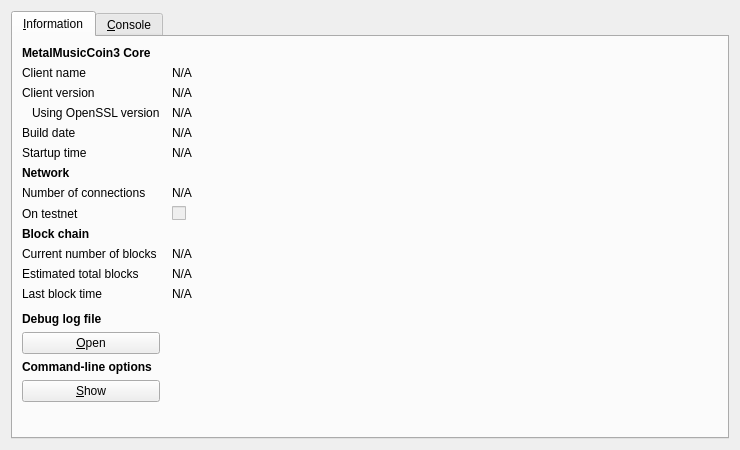
<?xml version="1.0" encoding="UTF-8"?>
<ui version="4.0">
 <class>RPCConsole</class>
 <widget class="QDialog" name="RPCConsole">
  <property name="geometry">
   <rect>
    <x>0</x>
    <y>0</y>
    <width>740</width>
    <height>450</height>
   </rect>
  </property>
  <property name="windowTitle">
   <string>MetalMusicCoin3 - Debug window</string>
  </property>
  <layout class="QVBoxLayout" name="verticalLayout_2">
   <item>
    <widget class="QTabWidget" name="tabWidget">
     <property name="currentIndex">
      <number>0</number>
     </property>
     <widget class="QWidget" name="tab_info">
      <attribute name="title">
       <string>&amp;Information</string>
      </attribute>
      <layout class="QGridLayout" name="gridLayout" columnstretch="0,1">
       <property name="horizontalSpacing">
        <number>12</number>
       </property>
       <item row="0" column="0">
        <widget class="QLabel" name="label_9">
         <property name="font">
          <font>
           <weight>75</weight>
           <bold>true</bold>
          </font>
         </property>
         <property name="text">
          <string>MetalMusicCoin3 Core</string>
         </property>
        </widget>
       </item>
       <item row="1" column="0">
        <widget class="QLabel" name="label_5">
         <property name="text">
          <string>Client name</string>
         </property>
        </widget>
       </item>
       <item row="1" column="1">
        <widget class="QLabel" name="clientName">
         <property name="cursor">
          <cursorShape>IBeamCursor</cursorShape>
         </property>
         <property name="text">
          <string>N/A</string>
         </property>
         <property name="textFormat">
          <enum>Qt::PlainText</enum>
         </property>
         <property name="textInteractionFlags">
          <set>Qt::LinksAccessibleByMouse|Qt::TextSelectableByKeyboard|Qt::TextSelectableByMouse</set>
         </property>
        </widget>
       </item>
       <item row="2" column="0">
        <widget class="QLabel" name="label_6">
         <property name="text">
          <string>Client version</string>
         </property>
        </widget>
       </item>
       <item row="2" column="1">
        <widget class="QLabel" name="clientVersion">
         <property name="cursor">
          <cursorShape>IBeamCursor</cursorShape>
         </property>
         <property name="text">
          <string>N/A</string>
         </property>
         <property name="textFormat">
          <enum>Qt::PlainText</enum>
         </property>
         <property name="textInteractionFlags">
          <set>Qt::LinksAccessibleByMouse|Qt::TextSelectableByKeyboard|Qt::TextSelectableByMouse</set>
         </property>
        </widget>
       </item>
       <item row="3" column="0">
        <widget class="QLabel" name="label_14">
         <property name="text">
          <string>Using OpenSSL version</string>
         </property>
         <property name="indent">
          <number>10</number>
         </property>
        </widget>
       </item>
       <item row="3" column="1">
        <widget class="QLabel" name="openSSLVersion">
         <property name="cursor">
          <cursorShape>IBeamCursor</cursorShape>
         </property>
         <property name="text">
          <string>N/A</string>
         </property>
         <property name="textFormat">
          <enum>Qt::PlainText</enum>
         </property>
         <property name="textInteractionFlags">
          <set>Qt::LinksAccessibleByMouse|Qt::TextSelectableByKeyboard|Qt::TextSelectableByMouse</set>
         </property>
        </widget>
       </item>
       <item row="4" column="0">
        <widget class="QLabel" name="label_12">
         <property name="text">
          <string>Build date</string>
         </property>
        </widget>
       </item>
       <item row="4" column="1">
        <widget class="QLabel" name="buildDate">
         <property name="cursor">
          <cursorShape>IBeamCursor</cursorShape>
         </property>
         <property name="text">
          <string>N/A</string>
         </property>
         <property name="textFormat">
          <enum>Qt::PlainText</enum>
         </property>
         <property name="textInteractionFlags">
          <set>Qt::LinksAccessibleByMouse|Qt::TextSelectableByKeyboard|Qt::TextSelectableByMouse</set>
         </property>
        </widget>
       </item>
       <item row="5" column="0">
        <widget class="QLabel" name="label_13">
         <property name="text">
          <string>Startup time</string>
         </property>
        </widget>
       </item>
       <item row="5" column="1">
        <widget class="QLabel" name="startupTime">
         <property name="cursor">
          <cursorShape>IBeamCursor</cursorShape>
         </property>
         <property name="text">
          <string>N/A</string>
         </property>
         <property name="textFormat">
          <enum>Qt::PlainText</enum>
         </property>
         <property name="textInteractionFlags">
          <set>Qt::LinksAccessibleByMouse|Qt::TextSelectableByKeyboard|Qt::TextSelectableByMouse</set>
         </property>
        </widget>
       </item>
       <item row="6" column="0">
        <widget class="QLabel" name="label_11">
         <property name="font">
          <font>
           <weight>75</weight>
           <bold>true</bold>
          </font>
         </property>
         <property name="text">
          <string>Network</string>
         </property>
        </widget>
       </item>
       <item row="7" column="0">
        <widget class="QLabel" name="label_7">
         <property name="text">
          <string>Number of connections</string>
         </property>
        </widget>
       </item>
       <item row="7" column="1">
        <widget class="QLabel" name="numberOfConnections">
         <property name="cursor">
          <cursorShape>IBeamCursor</cursorShape>
         </property>
         <property name="text">
          <string>N/A</string>
         </property>
         <property name="textFormat">
          <enum>Qt::PlainText</enum>
         </property>
         <property name="textInteractionFlags">
          <set>Qt::LinksAccessibleByMouse|Qt::TextSelectableByKeyboard|Qt::TextSelectableByMouse</set>
         </property>
        </widget>
       </item>
       <item row="8" column="0">
        <widget class="QLabel" name="label_8">
         <property name="text">
          <string>On testnet</string>
         </property>
        </widget>
       </item>
       <item row="8" column="1">
        <widget class="QCheckBox" name="isTestNet">
         <property name="enabled">
          <bool>false</bool>
         </property>
         <property name="text">
          <string/>
         </property>
        </widget>
       </item>
       <item row="9" column="0">
        <widget class="QLabel" name="label_10">
         <property name="font">
          <font>
           <weight>75</weight>
           <bold>true</bold>
          </font>
         </property>
         <property name="text">
          <string>Block chain</string>
         </property>
        </widget>
       </item>
       <item row="10" column="0">
        <widget class="QLabel" name="label_3">
         <property name="text">
          <string>Current number of blocks</string>
         </property>
        </widget>
       </item>
       <item row="10" column="1">
        <widget class="QLabel" name="numberOfBlocks">
         <property name="cursor">
          <cursorShape>IBeamCursor</cursorShape>
         </property>
         <property name="text">
          <string>N/A</string>
         </property>
         <property name="textFormat">
          <enum>Qt::PlainText</enum>
         </property>
         <property name="textInteractionFlags">
          <set>Qt::LinksAccessibleByMouse|Qt::TextSelectableByKeyboard|Qt::TextSelectableByMouse</set>
         </property>
        </widget>
       </item>
       <item row="11" column="0">
        <widget class="QLabel" name="label_4">
         <property name="text">
          <string>Estimated total blocks</string>
         </property>
        </widget>
       </item>
       <item row="11" column="1">
        <widget class="QLabel" name="totalBlocks">
         <property name="cursor">
          <cursorShape>IBeamCursor</cursorShape>
         </property>
         <property name="text">
          <string>N/A</string>
         </property>
         <property name="textFormat">
          <enum>Qt::PlainText</enum>
         </property>
         <property name="textInteractionFlags">
          <set>Qt::LinksAccessibleByMouse|Qt::TextSelectableByKeyboard|Qt::TextSelectableByMouse</set>
         </property>
        </widget>
       </item>
       <item row="12" column="0">
        <widget class="QLabel" name="label_2">
         <property name="text">
          <string>Last block time</string>
         </property>
        </widget>
       </item>
       <item row="12" column="1">
        <widget class="QLabel" name="lastBlockTime">
         <property name="cursor">
          <cursorShape>IBeamCursor</cursorShape>
         </property>
         <property name="text">
          <string>N/A</string>
         </property>
         <property name="textFormat">
          <enum>Qt::PlainText</enum>
         </property>
         <property name="textInteractionFlags">
          <set>Qt::LinksAccessibleByMouse|Qt::TextSelectableByKeyboard|Qt::TextSelectableByMouse</set>
         </property>
        </widget>
       </item>
       <item row="13" column="0">
        <spacer name="verticalSpacer_2">
         <property name="orientation">
          <enum>Qt::Vertical</enum>
         </property>
         <property name="sizeHint" stdset="0">
          <size>
           <width>20</width>
           <height>20</height>
          </size>
         </property>
        </spacer>
       </item>
       <item row="14" column="0">
        <widget class="QLabel" name="labelDebugLogfile">
         <property name="font">
          <font>
           <weight>75</weight>
           <bold>true</bold>
          </font>
         </property>
         <property name="text">
          <string>Debug log file</string>
         </property>
        </widget>
       </item>
       <item row="15" column="0">
        <widget class="QPushButton" name="openDebugLogfileButton">
         <property name="toolTip">
          <string>Open the MetalMusicCoin3 debug log file from the current data directory. This can take a few seconds for large log files.</string>
         </property>
         <property name="text">
          <string>&amp;Open</string>
         </property>
         <property name="autoDefault">
          <bool>false</bool>
         </property>
        </widget>
       </item>
       <item row="16" column="0">
        <widget class="QLabel" name="labelCLOptions">
         <property name="font">
          <font>
           <weight>75</weight>
           <bold>true</bold>
          </font>
         </property>
         <property name="text">
          <string>Command-line options</string>
         </property>
        </widget>
       </item>
       <item row="17" column="0">
        <widget class="QPushButton" name="showCLOptionsButton">
         <property name="toolTip">
          <string>Show the MetalMusicCoin3-Qt help message to get a list with possible MetalMusicCoin3 command-line options.</string>
         </property>
         <property name="text">
          <string>&amp;Show</string>
         </property>
         <property name="autoDefault">
          <bool>false</bool>
         </property>
        </widget>
       </item>
       <item row="18" column="0">
        <spacer name="verticalSpacer">
         <property name="orientation">
          <enum>Qt::Vertical</enum>
         </property>
         <property name="sizeHint" stdset="0">
          <size>
           <width>20</width>
           <height>40</height>
          </size>
         </property>
        </spacer>
       </item>
      </layout>
     </widget>
     <widget class="QWidget" name="tab_console">
      <attribute name="title">
       <string>&amp;Console</string>
      </attribute>
      <layout class="QVBoxLayout" name="verticalLayout_3">
       <property name="spacing">
        <number>3</number>
       </property>
       <item>
        <widget class="QTextEdit" name="messagesWidget">
         <property name="minimumSize">
          <size>
           <width>0</width>
           <height>100</height>
          </size>
         </property>
         <property name="readOnly">
          <bool>true</bool>
         </property>
         <property name="tabKeyNavigation" stdset="0">
          <bool>false</bool>
         </property>
         <property name="columnCount" stdset="0">
          <number>2</number>
         </property>
        </widget>
       </item>
       <item>
        <layout class="QHBoxLayout" name="horizontalLayout">
         <property name="spacing">
          <number>3</number>
         </property>
         <item>
          <widget class="QLabel" name="label">
           <property name="text">
            <string notr="true">&gt;</string>
           </property>
          </widget>
         </item>
         <item>
          <widget class="QLineEdit" name="lineEdit"/>
         </item>
         <item>
          <widget class="QPushButton" name="clearButton">
           <property name="maximumSize">
            <size>
             <width>24</width>
             <height>24</height>
            </size>
           </property>
           <property name="toolTip">
            <string>Clear console</string>
           </property>
           <property name="text">
            <string/>
           </property>
           <property name="icon">
            <iconset resource="../bitcoin.qrc">
             <normaloff>:/icons/remove</normaloff>:/icons/remove</iconset>
           </property>
           <property name="shortcut">
            <string notr="true">Ctrl+L</string>
           </property>
           <property name="autoDefault">
            <bool>false</bool>
           </property>
          </widget>
         </item>
        </layout>
       </item>
      </layout>
     </widget>
    </widget>
   </item>
  </layout>
 </widget>
 <resources>
  <include location="../bitcoin.qrc"/>
 </resources>
 <connections/>
</ui>
